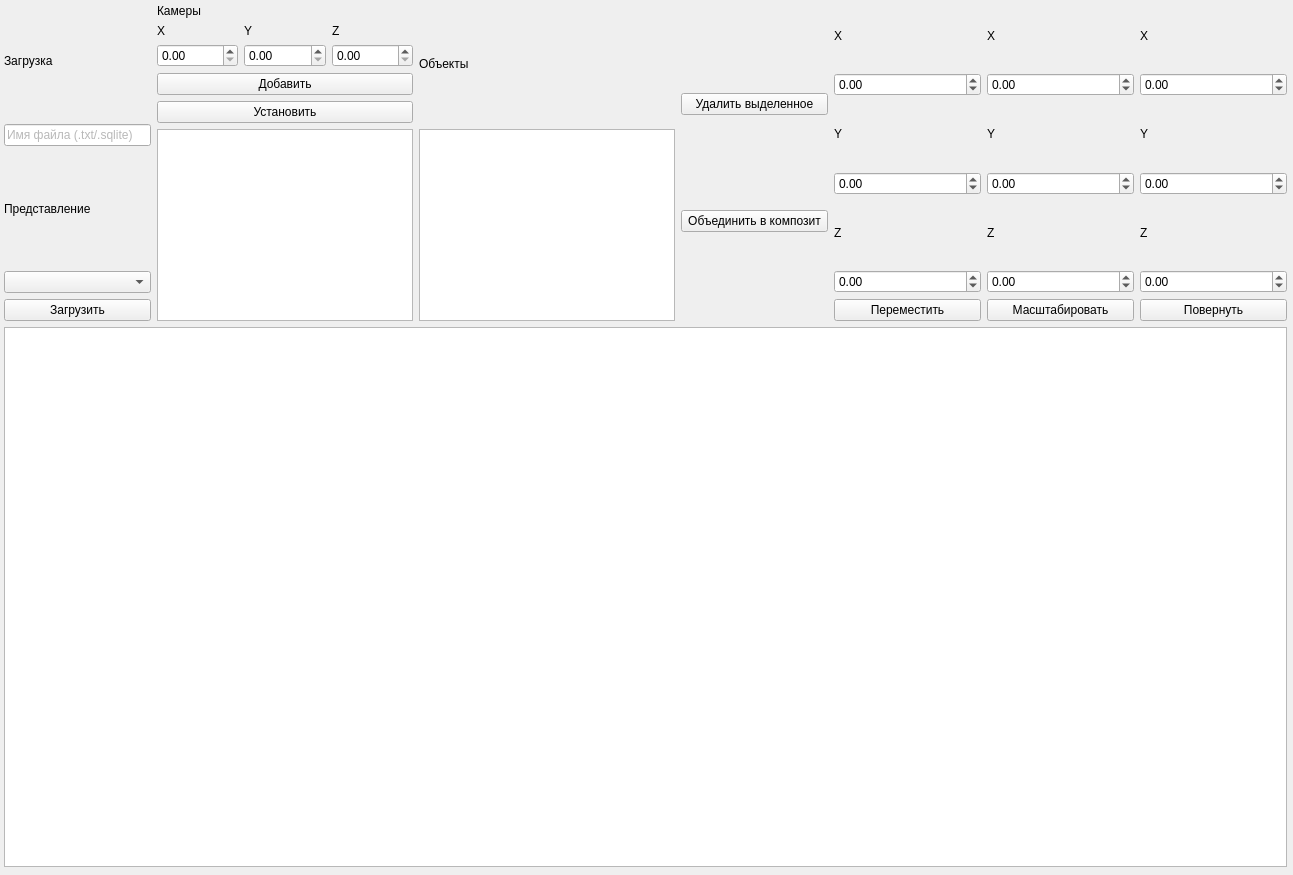
<?xml version="1.0" encoding="UTF-8"?>
<ui version="4.0">
 <class>MainWindow</class>
 <widget class="QMainWindow" name="MainWindow">
  <property name="geometry">
   <rect>
    <x>0</x>
    <y>0</y>
    <width>1293</width>
    <height>875</height>
   </rect>
  </property>
  <property name="windowTitle">
   <string>MainWindow</string>
  </property>
  <widget class="QWidget" name="centralwidget">
   <widget class="QWidget" name="verticalLayoutWidget">
    <property name="geometry">
     <rect>
      <x>0</x>
      <y>0</y>
      <width>1291</width>
      <height>871</height>
     </rect>
    </property>
    <layout class="QVBoxLayout" name="MainFrame">
     <property name="leftMargin">
      <number>4</number>
     </property>
     <property name="topMargin">
      <number>4</number>
     </property>
     <property name="rightMargin">
      <number>4</number>
     </property>
     <property name="bottomMargin">
      <number>4</number>
     </property>
     <item>
      <layout class="QHBoxLayout" name="Cmd">
       <item>
        <layout class="QVBoxLayout" name="LoadLayout">
         <item>
          <widget class="QLabel" name="LoadLbl">
           <property name="text">
            <string>Загрузка</string>
           </property>
          </widget>
         </item>
         <item>
          <widget class="QLineEdit" name="FileNameEntry">
           <property name="sizePolicy">
            <sizepolicy hsizetype="Minimum" vsizetype="Fixed">
             <horstretch>0</horstretch>
             <verstretch>0</verstretch>
            </sizepolicy>
           </property>
           <property name="palette">
            <palette>
             <active>
              <colorrole role="PlaceholderText">
               <brush brushstyle="SolidPattern">
                <color alpha="128">
                 <red>113</red>
                 <green>113</green>
                 <blue>113</blue>
                </color>
               </brush>
              </colorrole>
             </active>
             <inactive>
              <colorrole role="PlaceholderText">
               <brush brushstyle="SolidPattern">
                <color alpha="128">
                 <red>113</red>
                 <green>113</green>
                 <blue>113</blue>
                </color>
               </brush>
              </colorrole>
             </inactive>
             <disabled>
              <colorrole role="PlaceholderText">
               <brush brushstyle="SolidPattern">
                <color alpha="128">
                 <red>113</red>
                 <green>113</green>
                 <blue>113</blue>
                </color>
               </brush>
              </colorrole>
             </disabled>
            </palette>
           </property>
           <property name="inputMask">
            <string/>
           </property>
           <property name="text">
            <string/>
           </property>
           <property name="placeholderText">
            <string>Имя файла (.txt/.sqlite)</string>
           </property>
          </widget>
         </item>
         <item>
          <widget class="QLabel" name="StructureLbl">
           <property name="sizePolicy">
            <sizepolicy hsizetype="Minimum" vsizetype="Minimum">
             <horstretch>0</horstretch>
             <verstretch>0</verstretch>
            </sizepolicy>
           </property>
           <property name="text">
            <string>Представление</string>
           </property>
          </widget>
         </item>
         <item>
          <widget class="QComboBox" name="StructureCombo">
           <property name="sizePolicy">
            <sizepolicy hsizetype="Minimum" vsizetype="Fixed">
             <horstretch>0</horstretch>
             <verstretch>0</verstretch>
            </sizepolicy>
           </property>
          </widget>
         </item>
         <item>
          <widget class="QPushButton" name="LoadBtn">
           <property name="sizePolicy">
            <sizepolicy hsizetype="Minimum" vsizetype="Fixed">
             <horstretch>0</horstretch>
             <verstretch>0</verstretch>
            </sizepolicy>
           </property>
           <property name="text">
            <string>Загрузить</string>
           </property>
          </widget>
         </item>
        </layout>
       </item>
       <item>
        <layout class="QVBoxLayout" name="CamerasLayout">
         <item>
          <widget class="QLabel" name="CamerasLbl">
           <property name="text">
            <string>Камеры</string>
           </property>
          </widget>
         </item>
         <item>
          <layout class="QHBoxLayout" name="CameraCoordsLayout">
           <item>
            <layout class="QVBoxLayout" name="CameraXLayout">
             <item>
              <widget class="QLabel" name="CameraXLbl">
               <property name="text">
                <string>X</string>
               </property>
              </widget>
             </item>
             <item>
              <widget class="QDoubleSpinBox" name="CameraXSpin"/>
             </item>
            </layout>
           </item>
           <item>
            <layout class="QVBoxLayout" name="CameraYLayout">
             <item>
              <widget class="QLabel" name="CameraYLbl">
               <property name="text">
                <string>Y</string>
               </property>
              </widget>
             </item>
             <item>
              <widget class="QDoubleSpinBox" name="CameraYSpin"/>
             </item>
            </layout>
           </item>
           <item>
            <layout class="QVBoxLayout" name="CameraZLayout">
             <item>
              <widget class="QLabel" name="CameraZLbl">
               <property name="text">
                <string>Z</string>
               </property>
              </widget>
             </item>
             <item>
              <widget class="QDoubleSpinBox" name="CameraZSpin"/>
             </item>
            </layout>
           </item>
          </layout>
         </item>
         <item>
          <widget class="QPushButton" name="AddCameraBtn">
           <property name="text">
            <string>Добавить</string>
           </property>
          </widget>
         </item>
         <item>
          <widget class="QPushButton" name="SetCameraBtn">
           <property name="text">
            <string>Установить</string>
           </property>
          </widget>
         </item>
         <item>
          <widget class="QListWidget" name="CamerasList">
           <property name="enabled">
            <bool>true</bool>
           </property>
           <property name="sizePolicy">
            <sizepolicy hsizetype="Minimum" vsizetype="Minimum">
             <horstretch>0</horstretch>
             <verstretch>0</verstretch>
            </sizepolicy>
           </property>
          </widget>
         </item>
        </layout>
       </item>
       <item>
        <layout class="QVBoxLayout" name="ObjListLayout">
         <item>
          <widget class="QLabel" name="ObjListLbl">
           <property name="text">
            <string>Объекты</string>
           </property>
          </widget>
         </item>
         <item>
          <widget class="QListWidget" name="ObjList">
           <property name="sizePolicy">
            <sizepolicy hsizetype="Fixed" vsizetype="Fixed">
             <horstretch>0</horstretch>
             <verstretch>0</verstretch>
            </sizepolicy>
           </property>
           <property name="resizeMode">
            <enum>QListView::Fixed</enum>
           </property>
          </widget>
         </item>
        </layout>
       </item>
       <item>
        <layout class="QVBoxLayout" name="ObjButtonsLayout">
         <property name="sizeConstraint">
          <enum>QLayout::SetFixedSize</enum>
         </property>
         <item>
          <widget class="QPushButton" name="DelObjBtn">
           <property name="sizePolicy">
            <sizepolicy hsizetype="Minimum" vsizetype="Fixed">
             <horstretch>0</horstretch>
             <verstretch>0</verstretch>
            </sizepolicy>
           </property>
           <property name="text">
            <string>Удалить выделенное</string>
           </property>
          </widget>
         </item>
         <item>
          <widget class="QPushButton" name="CreateCompositeBtn">
           <property name="sizePolicy">
            <sizepolicy hsizetype="Minimum" vsizetype="Fixed">
             <horstretch>0</horstretch>
             <verstretch>0</verstretch>
            </sizepolicy>
           </property>
           <property name="text">
            <string>Объединить в композит</string>
           </property>
          </widget>
         </item>
        </layout>
       </item>
       <item>
        <layout class="QVBoxLayout" name="MoveLayout">
         <item>
          <widget class="QLabel" name="MoveX">
           <property name="text">
            <string>X</string>
           </property>
          </widget>
         </item>
         <item>
          <widget class="QDoubleSpinBox" name="MoveXSpin">
           <property name="minimum">
            <double>-500.000000000000000</double>
           </property>
           <property name="maximum">
            <double>500.000000000000000</double>
           </property>
          </widget>
         </item>
         <item>
          <widget class="QLabel" name="MoveY">
           <property name="text">
            <string>Y</string>
           </property>
          </widget>
         </item>
         <item>
          <widget class="QDoubleSpinBox" name="MoveYSpin">
           <property name="minimum">
            <double>-500.000000000000000</double>
           </property>
           <property name="maximum">
            <double>500.000000000000000</double>
           </property>
          </widget>
         </item>
         <item>
          <widget class="QLabel" name="MoveZ">
           <property name="text">
            <string>Z</string>
           </property>
          </widget>
         </item>
         <item>
          <widget class="QDoubleSpinBox" name="MoveZSpin">
           <property name="minimum">
            <double>-500.000000000000000</double>
           </property>
           <property name="maximum">
            <double>500.000000000000000</double>
           </property>
          </widget>
         </item>
         <item>
          <widget class="QPushButton" name="MoveBtn">
           <property name="text">
            <string>Переместить</string>
           </property>
          </widget>
         </item>
        </layout>
       </item>
       <item>
        <layout class="QVBoxLayout" name="ScaleLayout">
         <item>
          <widget class="QLabel" name="ScaleX">
           <property name="text">
            <string>X</string>
           </property>
          </widget>
         </item>
         <item>
          <widget class="QDoubleSpinBox" name="ScaleXSpin">
           <property name="minimum">
            <double>-500.000000000000000</double>
           </property>
           <property name="maximum">
            <double>500.000000000000000</double>
           </property>
          </widget>
         </item>
         <item>
          <widget class="QLabel" name="ScaleY">
           <property name="text">
            <string>Y</string>
           </property>
          </widget>
         </item>
         <item>
          <widget class="QDoubleSpinBox" name="ScaleYSpin">
           <property name="minimum">
            <double>-500.000000000000000</double>
           </property>
           <property name="maximum">
            <double>500.000000000000000</double>
           </property>
          </widget>
         </item>
         <item>
          <widget class="QLabel" name="ScaleZ">
           <property name="text">
            <string>Z</string>
           </property>
          </widget>
         </item>
         <item>
          <widget class="QDoubleSpinBox" name="ScaleZSpin">
           <property name="minimum">
            <double>-500.000000000000000</double>
           </property>
           <property name="maximum">
            <double>500.000000000000000</double>
           </property>
          </widget>
         </item>
         <item>
          <widget class="QPushButton" name="ScaleBtn">
           <property name="text">
            <string>Масштабировать</string>
           </property>
          </widget>
         </item>
        </layout>
       </item>
       <item>
        <layout class="QVBoxLayout" name="RotateLayout">
         <item>
          <widget class="QLabel" name="RotateX">
           <property name="text">
            <string>X</string>
           </property>
          </widget>
         </item>
         <item>
          <widget class="QDoubleSpinBox" name="RotateXspin">
           <property name="minimum">
            <double>-500.000000000000000</double>
           </property>
           <property name="maximum">
            <double>500.000000000000000</double>
           </property>
          </widget>
         </item>
         <item>
          <widget class="QLabel" name="RotateY">
           <property name="text">
            <string>Y</string>
           </property>
          </widget>
         </item>
         <item>
          <widget class="QDoubleSpinBox" name="RotateYSpin">
           <property name="minimum">
            <double>-500.000000000000000</double>
           </property>
           <property name="maximum">
            <double>500.000000000000000</double>
           </property>
          </widget>
         </item>
         <item>
          <widget class="QLabel" name="RotateZ">
           <property name="text">
            <string>Z</string>
           </property>
          </widget>
         </item>
         <item>
          <widget class="QDoubleSpinBox" name="RotateZSpin">
           <property name="minimum">
            <double>-500.000000000000000</double>
           </property>
           <property name="maximum">
            <double>500.000000000000000</double>
           </property>
          </widget>
         </item>
         <item>
          <widget class="QPushButton" name="RotateBtn">
           <property name="text">
            <string>Повернуть</string>
           </property>
          </widget>
         </item>
        </layout>
       </item>
      </layout>
     </item>
     <item>
      <widget class="QGraphicsView" name="Canvas"/>
     </item>
    </layout>
   </widget>
  </widget>
 </widget>
 <resources/>
 <connections/>
</ui>
